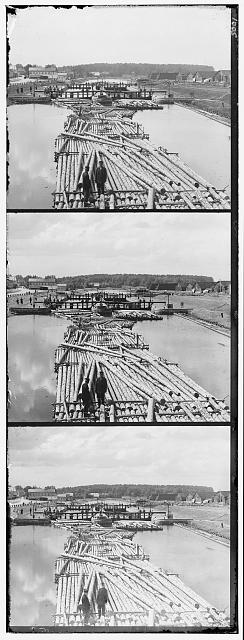
#> input picture logs.jpg, 244 x 640 px
$ python main.py   (older library calls are emulated)
#> lines starting #> are read from the running program, lines starting #| are printed output that depends on the picture
'''
'''

import numpy as np
import cv2
import sys


def translate(I, x, y):
    ''' Translate the given image by the given offset in the x and y directions.
    '''
    # Make a transformation matrix
    M = np.array([[1,0,x],[0,1,y]], np.float)
    # Get the number of rows and columns
    rows, cols = I.shape[:2]
    # Shift the image by the given offset. watch out for x,y vs. row,col
    I = cv2.warpAffine(I, M ,(cols,rows))
    return I

def compute_ssd(I1, I2):
    I1 = I1.astype(np.float)
    I2 = I2.astype(np.float)
    ssd = np.sum((I1-I2)*(I1-I2))
    return ssd

def align_images(I1, I2):
    rows, cols = I2.shape[:2]
    bestx = 0
    besty = 0
    minimum = sys.maxsize
    delta = 15
    for x in range(1,2*delta+1,1):
        for y in range(1,2*delta,1):
            z = compute_ssd(I1,translate(I2,x - delta,y - delta))
            temp = translate(I2,x - delta,y - delta)
            text = "Translated X:{},Y:{}".format(x - delta,y - delta)
            text2 = "SSD:{:.2f}".format(z)
            text3 = "Best SSD:{:.2f}".format(minimum)
            cv2.putText(temp,text,(10,20),cv2.FONT_HERSHEY_SIMPLEX,.6,(66,66,255))
            cv2.putText(temp,text2,(10,40),cv2.FONT_HERSHEY_SIMPLEX,.6,(66,66,255))
            cv2.putText(temp,text3,(10,60),cv2.FONT_HERSHEY_SIMPLEX,.6,(66,66,255))
            cv2.imshow("fixed?",temp)
            delay = 2
            key = cv2.waitKey(delay)
            if z < minimum:
                minimum = z
                bestx = x - delta
                besty = y - delta
    #cv2.imshow("fixed?",translate(I2,bestx,besty))
    return translate(I2,bestx,besty)

# --------------------------------------------------------------------------

# this is the image to be processed
image_name = 'logs.jpg'

# Read in the input image and convert to grayscale.
img = cv2.imread(image_name)
#> img is the input picture: shape (640, 244, 3); min 0, max 255, mean 175.4
gray = cv2.cvtColor(img, cv2.COLOR_BGR2GRAY)
rows, cols = img.shape[:2]
#> rows = 640; cols = 244

# Extract the color channels.
# Note that The 3 color channels are stacked vertically.
# The blue channel is the top third of the image, the green channel is the
# middle third, and the red channel is the bottom third.
"slice the picture into 3 pieces"
blue = gray[0:rows//3,0:]
green = gray[rows//3:2*(rows//3),0:]
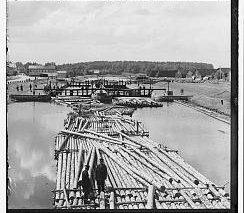
#> green: shape (213, 244); min 0, max 255, mean 165.5
red = gray[2*(rows//3):,0:]
if red.shape != green.shape:
    red = red[0:red.shape[0]-1,0:red.shape[1]]
#> red: shape (213, 244)

# First align the green channel with the blue.
fixedGreen = align_images(blue,green)
#> the loop in align_images, `for x in range(1,2*delta+1,1):` made 30 passes; (key Esc is pressed on pass 1)
#> pass 1, in align_images, `cv2.imshow("fixed?",temp)`:
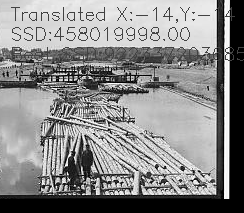
#> window 'fixed?': shape (213, 244); min 0, max 255, mean 138.1
#> after the loop in align_images, `for x in range(1,2*delta+1,1):`:
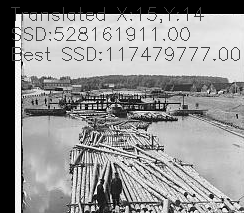
#> temp: shape (213, 244); min 0, max 255, mean 147.7
# Next align the red channel with the blue.
fixedRed = align_images(blue,red)
#> the loop in align_images (call 2), `for x in range(1,2*delta+1,1):` made 30 passes
#> pass 1, in translate (call 1744), `I = cv2.warpAffine(I, M ,(cols,rows))`:
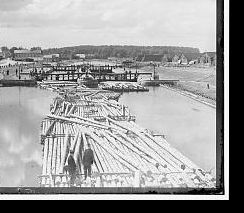
#> I: shape (213, 244); min 0, max 255, mean 160.8
#> after the loop in align_images (call 2), `for x in range(1,2*delta+1,1):`:
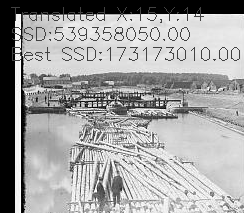
#> temp: shape (213, 244); min 0, max 255, mean 162.5
#> in align_images (call 2), `return translate(I2,bestx,besty)`:
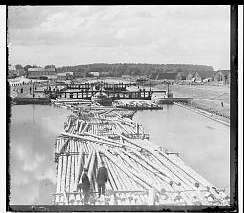
#> returned value: shape (213, 244); min 0, max 255, mean 177.2

# Merge the three color channels into a single color image.
final = cv2.merge((blue,fixedGreen,fixedRed))
final = final[20:-20,20:-20]
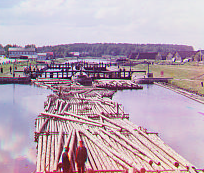
#> final: shape (173, 204, 3); mean of channels 0, 1, 2 181.2, 166, 186.5; drawn as B, G, R
cv2.imshow("combine",final)

delay = 0
key = cv2.waitKey(delay)
#> (key Esc is pressed here)
